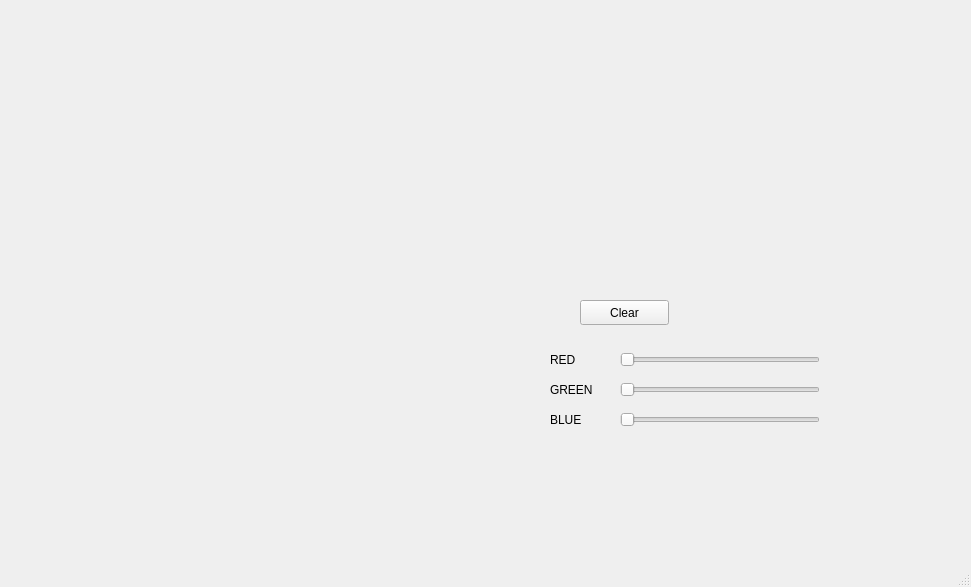
<?xml version="1.0" encoding="UTF-8"?>
<ui version="4.0">
 <class>MainWindow</class>
 <widget class="QMainWindow" name="MainWindow">
  <property name="geometry">
   <rect>
    <x>0</x>
    <y>0</y>
    <width>971</width>
    <height>587</height>
   </rect>
  </property>
  <property name="windowTitle">
   <string>MainWindow</string>
  </property>
  <widget class="QWidget" name="centralWidget">
   <widget class="QLabel" name="window">
    <property name="geometry">
     <rect>
      <x>20</x>
      <y>20</y>
      <width>500</width>
      <height>500</height>
     </rect>
    </property>
    <property name="text">
     <string/>
    </property>
    <property name="alignment">
     <set>Qt::AlignLeading|Qt::AlignLeft|Qt::AlignTop</set>
    </property>
   </widget>
   <widget class="QLabel" name="palette">
    <property name="geometry">
     <rect>
      <x>600</x>
      <y>20</y>
      <width>256</width>
      <height>256</height>
     </rect>
    </property>
    <property name="text">
     <string/>
    </property>
   </widget>
   <widget class="QPushButton" name="clear">
    <property name="geometry">
     <rect>
      <x>580</x>
      <y>300</y>
      <width>89</width>
      <height>25</height>
     </rect>
    </property>
    <property name="text">
     <string>Clear</string>
    </property>
   </widget>
   <widget class="QLabel" name="palette_2">
    <property name="geometry">
     <rect>
      <x>860</x>
      <y>20</y>
      <width>30</width>
      <height>256</height>
     </rect>
    </property>
    <property name="text">
     <string/>
    </property>
   </widget>
   <widget class="QSlider" name="red">
    <property name="geometry">
     <rect>
      <x>620</x>
      <y>350</y>
      <width>200</width>
      <height>20</height>
     </rect>
    </property>
    <property name="maximum">
     <number>255</number>
    </property>
    <property name="orientation">
     <enum>Qt::Horizontal</enum>
    </property>
   </widget>
   <widget class="QSlider" name="green">
    <property name="geometry">
     <rect>
      <x>620</x>
      <y>380</y>
      <width>200</width>
      <height>20</height>
     </rect>
    </property>
    <property name="maximum">
     <number>255</number>
    </property>
    <property name="orientation">
     <enum>Qt::Horizontal</enum>
    </property>
   </widget>
   <widget class="QSlider" name="blue">
    <property name="geometry">
     <rect>
      <x>620</x>
      <y>410</y>
      <width>200</width>
      <height>20</height>
     </rect>
    </property>
    <property name="maximum">
     <number>255</number>
    </property>
    <property name="orientation">
     <enum>Qt::Horizontal</enum>
    </property>
   </widget>
   <widget class="QLabel" name="colour">
    <property name="geometry">
     <rect>
      <x>870</x>
      <y>360</y>
      <width>50</width>
      <height>50</height>
     </rect>
    </property>
    <property name="text">
     <string/>
    </property>
   </widget>
   <widget class="QLabel" name="red_label">
    <property name="geometry">
     <rect>
      <x>830</x>
      <y>350</y>
      <width>20</width>
      <height>20</height>
     </rect>
    </property>
    <property name="text">
     <string/>
    </property>
   </widget>
   <widget class="QLabel" name="green_label">
    <property name="geometry">
     <rect>
      <x>830</x>
      <y>380</y>
      <width>20</width>
      <height>20</height>
     </rect>
    </property>
    <property name="text">
     <string/>
    </property>
   </widget>
   <widget class="QLabel" name="blue_label">
    <property name="geometry">
     <rect>
      <x>830</x>
      <y>410</y>
      <width>20</width>
      <height>20</height>
     </rect>
    </property>
    <property name="text">
     <string/>
    </property>
   </widget>
   <widget class="QLabel" name="label">
    <property name="geometry">
     <rect>
      <x>550</x>
      <y>350</y>
      <width>41</width>
      <height>20</height>
     </rect>
    </property>
    <property name="text">
     <string>RED</string>
    </property>
   </widget>
   <widget class="QLabel" name="label_2">
    <property name="geometry">
     <rect>
      <x>550</x>
      <y>380</y>
      <width>61</width>
      <height>20</height>
     </rect>
    </property>
    <property name="text">
     <string>GREEN</string>
    </property>
   </widget>
   <widget class="QLabel" name="label_3">
    <property name="geometry">
     <rect>
      <x>550</x>
      <y>410</y>
      <width>41</width>
      <height>20</height>
     </rect>
    </property>
    <property name="text">
     <string>BLUE</string>
    </property>
   </widget>
  </widget>
  <widget class="QMenuBar" name="menuBar">
   <property name="geometry">
    <rect>
     <x>0</x>
     <y>0</y>
     <width>971</width>
     <height>27</height>
    </rect>
   </property>
   <property name="defaultUp">
    <bool>false</bool>
   </property>
   <property name="nativeMenuBar">
    <bool>true</bool>
   </property>
  </widget>
  <widget class="QStatusBar" name="statusBar"/>
 </widget>
 <layoutdefault spacing="6" margin="11"/>
 <resources/>
 <connections/>
</ui>
